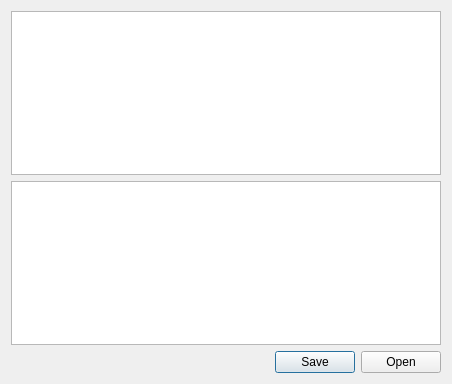
<?xml version="1.0" encoding="UTF-8"?>
<ui version="4.0">
 <class>Dialog</class>
 <widget class="QDialog" name="Dialog">
  <property name="geometry">
   <rect>
    <x>0</x>
    <y>0</y>
    <width>452</width>
    <height>384</height>
   </rect>
  </property>
  <property name="windowTitle">
   <string>Dialog</string>
  </property>
  <layout class="QVBoxLayout" name="verticalLayout">
   <item>
    <widget class="QPlainTextEdit" name="plainTextEdit"/>
   </item>
   <item>
    <widget class="QTextEdit" name="textEdit"/>
   </item>
   <item>
    <widget class="QDialogButtonBox" name="buttonBox">
     <property name="standardButtons">
      <set>QDialogButtonBox::Open|QDialogButtonBox::Save</set>
     </property>
     <property name="centerButtons">
      <bool>false</bool>
     </property>
    </widget>
   </item>
  </layout>
 </widget>
 <resources/>
 <connections/>
</ui>
